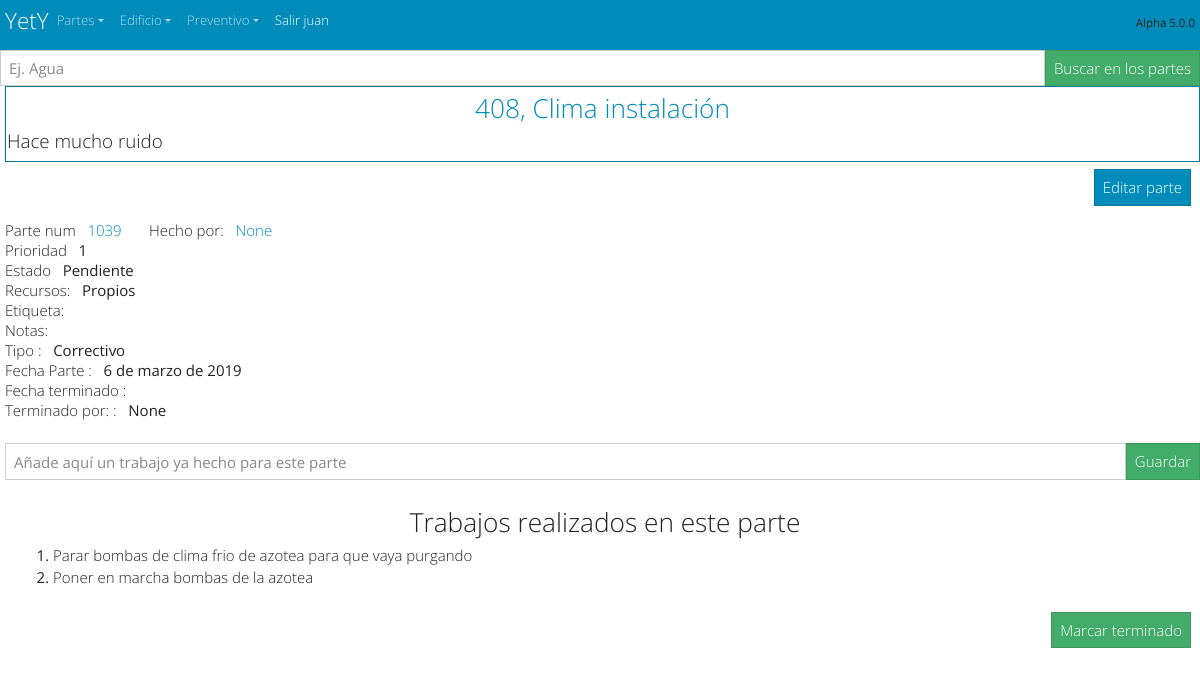
Screenshot of /partes/1039 (signed in) with the database file from the repository.
### partes/models.py (models this page shows, shortened)
class Ot_Parte(models.Model):
    num_ot=models.AutoField(primary_key=True, verbose_name='numero de Ot', help_text="numero de orden de trabajo")
    ubicacion_ot=models.ForeignKey('Ot_Ubicaciones',max_length=30,verbose_name='Ubicación', help_text="Numero de Habitación o ubicación",on_delete=models.SET_NULL,null=True)
    elemento_ot =models.ForeignKey('Ot_Elementos',  max_length=30,verbose_name='Elemento',  help_text="Elemento, Objeto o Aparato",      on_delete=models.SET_NULL,null=True)
    descripcion_ot=models.CharField(max_length=300,verbose_name='Descripción', help_text="Descripción del problema")
    fecha_ot=models.DateField(auto_now_add=True,verbose_name='Fecha del parte')
    fecha_hora_cambio_ot=models.DateTimeField(auto_now=True,verbose_name='Fecha y hora del ultimo cambio')
    fecha_hora_terminado_ot=models.DateTimeField(null=True,blank=True, verbose_name='Fecha y hora de la terminacion del parte', )
    PRIORIDADES=(('1','Urgente') ,('2','Provoca daños') , ('3','Molesta al cliente' ), ('4', 'Mala imagen' ),('5','Legal'))
    prioridad_ot=models.CharField(max_length=30, blank=True, default='1',choices=PRIORIDADES)
    ESTADOS_DE_OT=[ ('Pendiente','Pendiente'),('En Curso','En Curso'),('Terminado','Terminado'), ("Inversion","Inversion"), ('En espera','En espera'), ("Otro","Otro")]
    estado_ot=models.CharField (max_length=30,default='Pendiente', choices=ESTADOS_DE_OT)
    RECURSOS_PROP_O_EXT=[('Propios','Recursos Propios'), ('externos','Recursos externos'),('mixtos','mixtos') ]
    recursos_ot=models.CharField (max_length=30,default='Propios', choices=RECURSOS_PROP_O_EXT)#(Recursos propios o externos)
    etiqueta_ot=models.CharField( default='',blank=True, max_length=30,help_text="Poner una etiqueta a este parte")
    notas_ot=models.CharField(default='',max_length=30, blank=True, help_text="Poner una nota a este parte") #        falta por definir (Nota para relacionar)
    CORRECTIVO_PREVENTIVO_LEGAL_SERVICIO=[('Correctivo','Correctivo'),('Preventivo','Preventivo'),('Legal','Legal'),('Servicio o Ayuda','Servicio o Ayuda'),('Atencion cliente','Atencion cliente')]
    tipo_aviso_ot=models.CharField(max_length=30,default='Correctivo',choices=CORRECTIVO_PREVENTIVO_LEGAL_SERVICIO) # correctivo, preventivo, servicio
    Usuario_ot=models.ForeignKey(User,related_name="Usuario_ot",default=1,on_delete=models.SET_NULL, null=True,blank=True,help_text="usuario que ha hecho este parte")
    Tecnico_ot=models.ForeignKey(User,related_name="Tecnico_ot",default=1,on_delete=models.SET_NULL, null=True,blank=True, help_text="Tecnico que tiene este parte")
    Tecnico_fin_parte_ot=models.ForeignKey(User,related_name="Tecnico_fin_parte_ot",default=1,on_delete=models.SET_NULL, null=True,blank=True,  help_text="Tecnico que tiene este parte")
    borrame_ot=models.CharField(default='',max_length=30, blank=True, help_text="Poner una nota a este parte") #        falta por definir (Nota para relacionar)
    class Meta:
        ordering = ["-num_ot"]

class Ot_Ubicaciones(models.Model):
    ubicacion_ub=models.CharField(primary_key=True, max_length=30)
    class Meta:
        ordering = ['ubicacion_ub']
    def __str__(self):
        return '{}'.format(self.ubicacion_ub)

class Ot_Elementos(models.Model):
    elemento_el=models.CharField(primary_key=True, max_length=30)
    elemento_en_hab=models.BooleanField(default= False,  verbose_name='Está en hab?',  help_text="Está en hab?")
    elemento_en_AyB=models.BooleanField(default= False,  verbose_name='Está en AyB?',  help_text="Está en AyB?")
    elemento_en_varios=models.BooleanField(default= False,  verbose_name='Está en varios?',  help_text="Está en varios?")
    class Meta:
        ordering = ["elemento_el"]
    def __str__(self):
        return '{}'.format(self.elemento_el)

class Ot_Trabajos(models.Model):
    num_tra=models.AutoField(primary_key=True,verbose_name='Numero TRA', help_text="Numero de Trabajo")
    num_ot_tra=models.ForeignKey('Ot_Parte',verbose_name='Num de parte', help_text="Num de parte",on_delete=models.CASCADE)
    descripcion_tra=models.CharField(max_length=300,verbose_name='Descripción', help_text="Descripción del Trabajo")
    fecha_tra=models.DateField(auto_now_add=True,verbose_name='Fecha del trabajo')
    fecha_cambio_tra=models.DateField(auto_now=True,verbose_name='Fecha del ultimo cambio')
    fecha_hora_cambio_tra=models.DateTimeField(auto_now=True,verbose_name='Fecha y hora del ultimo cambio')
    Usuario_tra=models.ForeignKey(User,related_name="Usuario_tra",default=1,on_delete=models.SET_NULL, null=True,blank=False,help_text="usuario que ha hecho este trabajo")
    class Meta:
        ordering = ["-fecha_cambio_tra"]

### partes/views.py (the view)
def DetalleParte(request,pk):
    ot_parte = Ot_Parte.objects.get(num_ot=pk)
    Lista_trabajos = Ot_Trabajos.objects.filter(num_ot_tra=pk).order_by('-fecha_hora_cambio_tra')
    if request.method == "POST":
        form = Trabajo_nuevo_en_parte (request.POST)
        print("----------------------------------------")
        print(form)
        if form.is_valid():
            print("+++++++++++++++++++++++++++++")
            form.save()
        return redirect('Detalle_Parte',pk)
    else:
        form=Trabajo_nuevo_en_parte(initial={'num_ot_tra': pk})
    form_trabajos=form
    return render (request,'ot_parte_detail.html',{"ot_parte":ot_parte,'form_trabajos':Lista_trabajos,"form_trabajo_nuevo":form_trabajos})

### partes/forms.py
class Trabajo_nuevo_en_parte(forms.ModelForm):
    class Meta:
        model=Ot_Trabajos
        ordering = ["-fecha_cambio_tra"]
        fields= [
            'num_ot_tra',
            'descripcion_tra'
        ]
        widgets={
            'num_ot_tra':forms.TextInput(attrs={'class':'form-control'} ),
            'descripcion_tra':forms.TextInput(attrs={'class':'form-control','placeholder': 'Añade aquí un trabajo ya hecho para este parte'}),
         }
        labels={
             'num_ot_tra':'Numero de parte',
             'descripcion_tra':'Descripcion de trabajo',
          }

### partes/templates/ot_parte_detail.html (shortened to what this page needs)
<!doctype html>
<html lang="es">
{% extends "start.html" %}
{% block content %}
{% load static %}
<link rel="stylesheet" href="{% static '/css/partes.css' %}">
<form action="/partes/encontrar_partes/" method="get">
    <div style= "display: flex;  justify-content: center; ">
              <input class="form-control" type="text" name="palabra" placeholder="Ej. Agua">
              <input class="btn btn-success"     type="submit" value="Buscar en los partes">
    </div>
</form>
<div style="padding-left: 5px">
    <div class="cabecera"><a href='/partes/ubicacion/{{ ot_parte.ubicacion_ot}}'><h3> {{ ot_parte.ubicacion_ot }}</a><a href='/partes/elemento/{{ ot_parte.elemento_ot }}'>,    {{ ot_parte.elemento_ot }}</h3> </a><h5>  {{ ot_parte.descripcion_ot}}  </h5></div>
    <div style= "display: flex; justify-content: right;" class="btn"> <a href="edit/{{ ot_parte.pk }}" class="btn btn-primary">Editar parte</a></div>
    <div style= "display: flex; justify-content: left;height: 20px;"><a><h6>Parte num</h6> </a> &nbsp; &nbsp; <a href='edit/{{ ot_parte.pk }}'  >{{ ot_parte.pk }} </a>&nbsp; &nbsp; &nbsp; &nbsp; <h6>Hecho por:</h6> </a> &nbsp; &nbsp; <a href='usuario/{{ user }}'  >{{ ot_parte.Usuario_ot }} </a></div>
    <div style= "display: flex; justify-content: left;height: 20px;"><a><h6>Prioridad</h6> </a>  &nbsp; &nbsp; <a><strong> {{ ot_parte.prioridad_ot }}</strong></a></div>
    <div style= "display: flex; justify-content: left;height: 20px;"><a><h6>Estado </h6></a> &nbsp; &nbsp; <a><strong>{{ ot_parte.estado_ot }}</strong></a></div>
    <div style= "display: flex; justify-content: left;height: 20px;"><a><h6>Recursos: </h6></a>&nbsp; &nbsp; <a><strong>{{ ot_parte.recursos_ot }}</strong></a></div>
    <div style= "display: flex; justify-content: left;height: 20px;"><a><h6>Etiqueta:</h6></a>&nbsp; &nbsp; <a><strong>{{ ot_parte.etiqueta_ot }}</strong></a></div>
    <div style= "display: flex; justify-content: left;height: 20px;"><a><h6>Notas:</h6></a>&nbsp; &nbsp;<a><strong>{{ ot_parte.notas_ot }}</strong></a></div>
    <div style= "display: flex; justify-content: left;height: 20px;"><a><h6>Tipo :</h6></a>&nbsp; &nbsp;<a><strong>{{ ot_parte.tipo_aviso_ot }}</strong></a></div>
    <div style= "display: flex; justify-content: left;height: 20px;"><a><h6>Fecha Parte : </h6></a>&nbsp; &nbsp;<a><strong>{{ ot_parte.fecha_ot }}</strong></a></div>
    <div style= "display: flex; justify-content: left;height: 20px;"><a><h6>Fecha terminado : </h6></a>&nbsp; &nbsp;<a><strong>{{ ot_parte.fecha_hora_terminado_ot|date:" d  M Y"  }}</strong></div>
    <div style= "display: flex; justify-content: left;height: 20px;"><a><h6>Terminado por: : </h6></a>&nbsp; &nbsp;<a><strong>{{ ot_parte.Tecnico_fin_parte_ot }}</strong>
</div>
<br>
<form method="POST" class="post-form">{% csrf_token %}
    <div style= "display: flex; justify-content: center;">
         {{form_trabajo_nuevo.descripcion_tra}}          <button type="submit" class="btn btn-success">Guardar</button>
    </div>
</form>
<br>
<div>
    <h3 style="padding-left: 5px">Trabajos realizados en este parte</h3>
    <ol type="1"; style="padding-left: 3rem" >
    {% for form_trabajos in form_trabajos %}
     <li><a>{{ form_trabajos.descripcion_tra }}</a></li>
    {% endfor %}
    </ol>
</div>
<div style= "display: flex; justify-content: right;">
    <div class="btn "> <a href="Marcar_Terminado/{{ ot_parte.pk }}" class="btn btn-success">Marcar terminado</a></div>
</div>
{% endblock %}

### cabecera/templates/navbar_start.html (shortened to what this page needs)
<body>
  <nav  class="navbar navbar-expand navbar-dark bg-primary" style="margin: 0px; padding: 5px" >
    <div class="container-fluid">
      <a  class="navbar-brand" style="margin: 0px; padding: 0px" href="/"><hgroup style="margin: 0px; padding: 0px"><h4 >YetY </h4>  </hgroup></a>
      {% if  user.is_authenticated %}
  <div  class="collapse navbar-collapse" id="navbarColor01">
        <ul class="navbar-nav me-auto">
          <li class="nav-item dropdown">
            <a class="nav-link dropdown-toggle" data-bs-toggle="dropdown" href="#" role="button" aria-haspopup="true" aria-expanded="false">Partes</a>
          </li>
          <li class="nav-item dropdown">
            <a class="nav-link dropdown-toggle" data-bs-toggle="dropdown" href="#" role="button" aria-haspopup="true" aria-expanded="false">Edificio</a>
          </li>
          <li class="nav-item dropdown">
            <a class="nav-link dropdown-toggle" data-bs-toggle="dropdown" href="#" role="button" aria-haspopup="true" aria-expanded="false">Preventivo</a>
          </li>
          <li class="nav-item active">
            <a class="nav-link " href="/accounts/logout/ " >Salir {{ user }}</a>
          </li>
        </ul>
        <h6> <small><small> Alpha 5.0.0  </small></small></h6>
      </div>
    </div>
    {% endif %}
  </nav>
</body>

### cabecera/static/css/start.css (style rules this page uses)
h1, h2, h3 { text-align: center; margin: 5px; }

### partes/static/css/partes.css (style rules this page uses)
a { margin-bottom: 0.5rem; font-family: inherit; font-weight: 300; line-height: 1.2; }
.cabecera { grid-column:1/7 ; padding: 1px; border: 1px solid #007C9B; }

### rows the page displays
Ot_Parte: ubicacion_ot "408", elemento_ot "Clima instalación", descripcion_ot "Hace mucho ruido", pk "1039", Usuario_ot "None", prioridad_ot "1", estado_ot "Pendiente", recursos_ot "Propios", tipo_aviso_ot "Correctivo", fecha_ot "6 de marzo de 2019", Tecnico_fin_parte_ot "None"
Ot_Trabajos: descripcion_tra "Parar bombas de clima frio de azotea para que vaya purgando"
Ot_Trabajos: descripcion_tra "Poner en marcha bombas de la azotea"

### other values shown
{{ user }} "juan"
